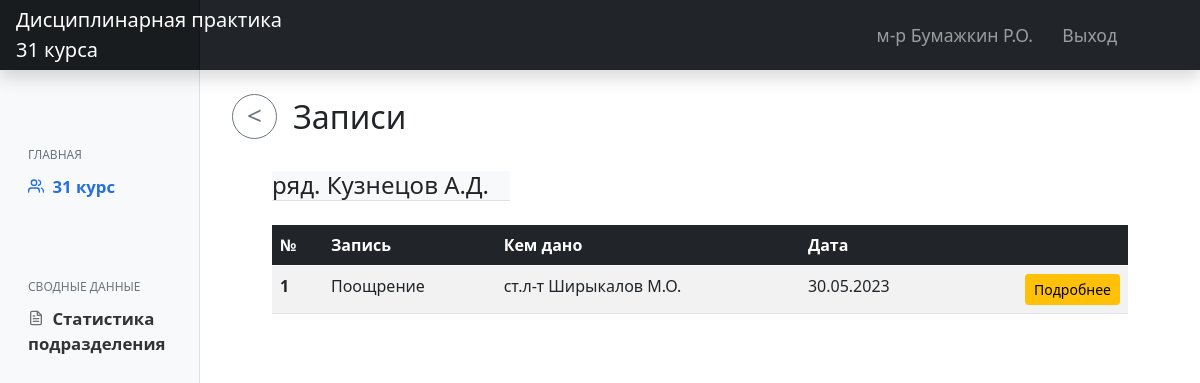
Screenshot of /notes/kuznetsov-ad-23464043/ (signed in) with the database file from the repository.
### main/models.py (models this page shows, shortened)
class CustomUser(AbstractUser):
    LS = 1
    KO = 2
    KG = 3
    KOF = 4
    ST = 5
    NK = 6
    ROLE_CHOICES = (
        (LS, 'Курсант'),
        (KO, 'Командир отделения'),
        (KG, 'Командир группы'),
        (KOF, 'Курсовой офицер'),
        (ST, 'Старшина курса'),
        (NK, 'Начальник курса')
    )
    RANG_CHOICES = (
        ('ряд.', 'Рядовой'),
        ('мл.с-т', 'Мл.Сержант'),
        ('с-т', 'Сержант'),
        ('ст.с-т', 'Ст.Сержант'),
        ('пр-к', 'Прапорщик'),
        ('ст.пр-к', 'Ст.Прапорщик'),
        ('л-т', 'Лейтенант'),
        ('ст.л-т', 'Ст.Лейтенант'),
        ('к-н', 'Капитан'),
        ('м-р', 'Майор'),
        ('п/п-к', 'Подполковник'),
        ('п-к', 'Полковник')
    )
    role = models.PositiveSmallIntegerField('Должность', choices=ROLE_CHOICES, blank=True, null=True)
    first_name = models.CharField('Имя', max_length=50, blank=True, null=True)
    last_name = models.CharField('Фамилия', max_length=50, blank=True, null=True)
    surname = models.CharField('Отчество', max_length=50, blank=True, null=True)
    rang = models.CharField('Воинское звание', choices=RANG_CHOICES, max_length=50, blank=True, null=True)
    category = TreeForeignKey('Category', on_delete=models.PROTECT, related_name='staff', verbose_name='Подразделение',
                              blank=True, null=True)
    slug = models.SlugField(max_length=255, help_text='Заполняется автоматически!', db_index=True, blank=True)
    def get_FIO(self):
        if self.last_name:
            return str(self.rang) + ' ' + str(self.last_name) + ' ' + str(self.first_name[0].upper()) + '.' + str(
                self.surname[0].upper()) + '.'
        else:
            return "'unknown'"

class Category(MPTTModel):
    COURSE_TYPE = "course"
    PLATOON_TYPE = "platoon"
    GROUP_TYPE = "group"
    UNIT_TYPE = "unit"
    type_choices = [
        (COURSE_TYPE, "Курс"),
        (PLATOON_TYPE, "Взвод"),
        (GROUP_TYPE, "Группа"),
        (UNIT_TYPE, "Отделение"),
    ]
    title = models.CharField(max_length=50, unique=True, verbose_name='Название позразделения')
    type = models.CharField(choices=type_choices, max_length=25, verbose_name="Тип категории")
    parent = TreeForeignKey('self', on_delete=models.PROTECT, null=True, blank=True, related_name='children',
                            db_index=True, verbose_name='Родительская категория')
    slug = models.SlugField()
    class MPTTMeta:
        order_insertion_by = ['title']
    class Meta:
        unique_together = [['parent', 'slug']]
        verbose_name = 'Категория'
        verbose_name_plural = 'Категории'

class Note(models.Model):
    TYPENOTE_CHOICES = (
        ('Поощрение', 'Поощрение'),
        ('Взыскание', 'Взыскание'),
        ('Снятие ранее применённого взыскания', 'Снятие ранее применённого взыскания'),
    )
    cadet = models.ForeignKey(settings.AUTH_USER_MODEL, on_delete=models.CASCADE, related_name='notes',
                              verbose_name='Кому')
    type = models.CharField('Вид записи', choices=TYPENOTE_CHOICES, max_length=40)
    who_gave = models.ForeignKey(settings.AUTH_USER_MODEL, on_delete=models.PROTECT, related_name='written_notes',
                                 verbose_name='Кем дано')
    text = models.TextField('Текст записи')
    date = models.DateTimeField('Дата', default=datetime.now())
    check_active = models.BooleanField('Активно', default=True)
    slug = models.SlugField(max_length=255, unique=True, db_index=True, blank=True)
    class Meta:
        verbose_name = 'Запись'
        verbose_name_plural = 'Записи'

### main/views.py (the view)
# urls.py: path('notes/<slug:slug>/', UserNotesListView.as_view(), name='view_user_notes'),
class UserNotesListView(LoginRequiredMixin, ListView):
    model = Note
    context_object_name = 'user_notes'
    template_name = 'main/user_notes.html'
    def get_queryset(self):
        slug = self.kwargs["slug"]
        user = CustomUser.objects.filter(slug=slug).first()
        notes = user.notes.all()
        return notes
    def get_context_data(self, **kwargs):
        context = super().get_context_data(**kwargs)
        slug = self.kwargs["slug"]
        user = CustomUser.objects.filter(slug=slug).first()
        context["user"] = user
        return context

### main/templates/main/user_notes.html (shortened to what this page needs)
{% extends 'main/layout.html' %}
{% load static %}
{% block content %}
    <h2 class="mt-4 ms-2"><a onclick="history.back();"><button class="btn btn-outline-secondary btn-circle btn-sm mb-2 me-3"><</button></a>Записи</h2>
    <h4 class="mt-4 mx-5 bg-light w-25 border-bottom">{{ user.get_FIO }}</h4>
    {% if user_notes %}
    <div class="table-responsive mt-4 mx-5">
        <table class="table table-striped">
            <thead class="table-dark">
            <tr>
                <th scope="col">№</th>
                <th scope="col">Запись</th>
                <th scope="col">Кем дано</th>
                <th scope="col">Дата</th>
                <th scope="col"></th>
            </tr>
            </thead>
            <tbody>
            {% for note in user_notes %}
                <tr>
                    <th scope="row">{{ forloop.counter }}</th>
                    <td>{{ note.type }}</td>
                    <td>{{ note.who_gave.get_FIO }}</td>
                    <td>{{ note.date|date:"d.m.Y" }}</td>
                    <td class="text-end"><a class="btn btn-sm btn-warning" href="{% url 'user_note_detail' slug=note.slug %}">Подробнее</a></td>
                </tr>
            {% endfor %}
            </tbody>
        </table>
    </div>
    {% else %}
        <div class="alert alert-warning text-center mt-4 mx-5" role="alert">
            <h4 class="mt-1">Нет записей</h4>
        </div>
    {% endif %}
{% endblock %}

### main/templates/main/layout.html (shortened to what this page needs)
{% load static %}
<!DOCTYPE html>
<html lang="ru">
<head>
    <link rel="stylesheet" href="{% static 'main/css/main.css' %}">
    <link rel="stylesheet" href="{% static 'main/css/bootstrap.min.css' %}">
    <link href="{% static 'main/js/main.js' %}" rel="stylesheet">
  </head>
  <body>
  <header class="navbar navbar-dark sticky-top bg-dark flex-md-nowrap p-0 shadow">
      <a href="{% url 'home' %}" class="navbar-brand col-md-3 col-lg-2 me-0 px-3 text-start">Дисциплинарная практика<br>31 курса</a>
      <div class="navbar-nav">
          <div class="row row-cols-2 mx-2 gx-5">
              <div class="nav-item text-nowrap">
                  <a class="nav-link nav-el">{{ request.user.get_FIO }}</a>
              </div>
              <div class="nav-item text-nowrap">
                  <a class="nav-link nav-el px-3" href="{% url 'logout' %}">Выход</a>
              </div>
          </div>
      </div>
  </header>
  <div class="container-fluid">
      <div class="row">
          <nav id="sidebarMenu" class="col-md-3 col-lg-2 d-md-block bg-light sidebar collapse">
              <div class="position-sticky pt-5">
                  <h6 class="sidebar-heading d-flex justify-content-between align-items-center px-3 mb-1 text-muted">
                      Главная</h6>
                  <ul class="nav flex-column">
                      {% if request.user.role > 1 %}
                      <li class="nav-item">
                          <a class="nav-link active" aria-current="page" href="{% url 'view_group_content' %}">
                              <span data-feather="users"></span>
                              {{ request.user.category.title }}
                          </a>
                      </li>
                      {% endif %}
                  </ul>
                  <h6 class="sidebar-heading d-flex justify-content-between align-items-center px-3 pt-5 mt-4 mb-1 text-muted">
                      сводные данные</h6>
                  <ul class="nav flex-column mb-2">
                      <li class="nav-item">
                          <a class="nav-link" href="{% url 'statistica' %}">
                              <span data-feather="file-text"></span>
                              Статистика подразделения
                          </a>
                      </li>
                  </ul>
              </div>
    </nav>
    <main class="col-md-9 ms-sm-auto col-lg-10 px-md-4">
        {% block content %}{% endblock %}
    </main>
  </div>
</div>
  </body>
</html>

### main/static/main/css/main.css (style rules this page uses)
body { font-size: .875rem; }
.feather { width: 16px; height: 16px; vertical-align: text-bottom; }
.sidebar { position: fixed; top: 0; bottom: 0; left: 0; z-index: 100; padding: 100px 0 0; box-shadow: inset -1px 0 0 rgba(0, 0, 0, .1); }
.sidebar .nav-link { font-weight: 600; color: #333; font-size: 1.05rem; }
.sidebar .nav-link .feather { margin-right: 4px; margin-bottom: 4px; color: #727272; }
.sidebar .nav-link { transition: transform .3s ease-out; }
.sidebar .nav-link.active { color: #2470dc; }
.sidebar .nav-link:hover .feather, .sidebar .nav-link.active .feather { color: inherit; }
.sidebar-heading { font-size: .75rem; text-transform: uppercase; }
.navbar-brand { padding-top: .75rem; padding-bottom: .75rem; font-size: 1.15rem; background-color: rgba(0, 0, 0, .25); box-shadow: inset -1px 0 0 rgba(0, 0, 0, .25); }
.nav-el { font-size: 1.1rem; }
.btn-circle.btn-sm { width: 45px; height: 45px; padding-top: 0px; padding-bottom: 3px; border-radius: 60px; font-size: 26px; text-align: center; }

### rows the page displays
CustomUser: user.get_FIO "м-р Бумажкин Р.О.", user.category "31 курс"
CustomUser: get_FIO "ряд. Кузнецов А.Д."
Note: type "Поощрение", who_gave.get_FIO "ст.л-т Ширыкалов М.О.", date "30.05.2023"
